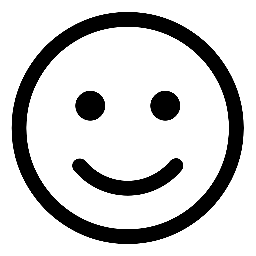
#> input picture LAB/smiley.png, 256 x 256 px
$ jupyter execute LAB2_BIP.ipynb
#> lines starting #> are read from the running program, lines starting #| are printed output that depends on the picture
[cell 1]
import skimage.io as io
import matplotlib.pyplot as plt
import skimage as sk
import skimage.color as clr
import matplotlib as mat
import numpy as np
import scipy as sc

smiley = io.imread('smiley.png')
#> smiley is the input picture: shape (256, 256); min 0, max 255, mean 203.5
floatSmiley = sk.img_as_float(smiley)
smileyG = sk.filters.gaussian(floatSmiley)
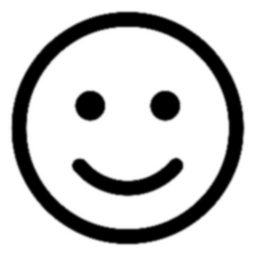
#> smileyG: shape (256, 256) float64; min 0, max 1, mean 0.798
h = np.array((1,-1),ndmin=2)
fig, ax = plt.subplots(1,5, figsize = (40,40))

ax[0].imshow(floatSmiley)
smileyH= sc.ndimage.convolve(floatSmiley,h)
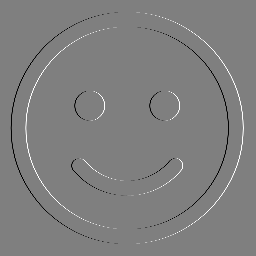
#> smileyH: shape (256, 256) float64; min -1, max 1, mean 1.06e-21; drawn with min black and max white
ax[1].imshow(smileyG,cmap='gray')
ax[2].imshow(smileyH,cmap='gray')

kernel1 = np.ones((1,30))
kernel1 = kernel1/30
smileyKernel = sc.ndimage.convolve(floatSmiley,kernel1)
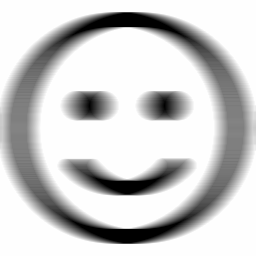
#> smileyKernel: shape (256, 256) float64; min 0, max 1, mean 0.798
ax[3].imshow(smileyKernel,cmap='gray')
a = np.zeros((255,255))
a[128,128] = 1
psf = sc.ndimage.convolve(a,h)
ax[4].imshow(psf,cmap='gray')
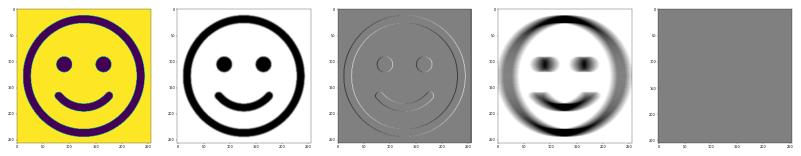
#> figure drawn by matplotlib, 5 panels
